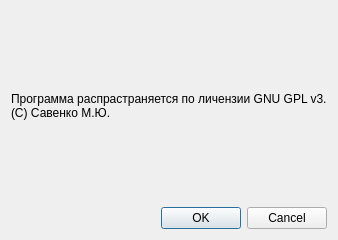
<?xml version="1.0" encoding="UTF-8"?>
<ui version="4.0">
 <class>Dialog</class>
 <widget class="QDialog" name="Dialog">
  <property name="geometry">
   <rect>
    <x>0</x>
    <y>0</y>
    <width>320</width>
    <height>240</height>
   </rect>
  </property>
  <property name="windowTitle">
   <string>О программе</string>
  </property>
  <layout class="QVBoxLayout" name="verticalLayout">
   <item>
    <widget class="QLabel" name="label">
     <property name="text">
      <string>Программа распрастраняется по личензии GNU GPL v3.
(С) Савенко М.Ю.</string>
     </property>
    </widget>
   </item>
   <item>
    <widget class="QDialogButtonBox" name="buttonBox">
     <property name="orientation">
      <enum>Qt::Horizontal</enum>
     </property>
     <property name="standardButtons">
      <set>QDialogButtonBox::Cancel|QDialogButtonBox::Ok</set>
     </property>
    </widget>
   </item>
  </layout>
 </widget>
 <resources/>
 <connections>
  <connection>
   <sender>buttonBox</sender>
   <signal>accepted()</signal>
   <receiver>Dialog</receiver>
   <slot>accept()</slot>
   <hints>
    <hint type="sourcelabel">
     <x>248</x>
     <y>254</y>
    </hint>
    <hint type="destinationlabel">
     <x>157</x>
     <y>274</y>
    </hint>
   </hints>
  </connection>
  <connection>
   <sender>buttonBox</sender>
   <signal>rejected()</signal>
   <receiver>Dialog</receiver>
   <slot>reject()</slot>
   <hints>
    <hint type="sourcelabel">
     <x>316</x>
     <y>260</y>
    </hint>
    <hint type="destinationlabel">
     <x>286</x>
     <y>274</y>
    </hint>
   </hints>
  </connection>
 </connections>
</ui>
